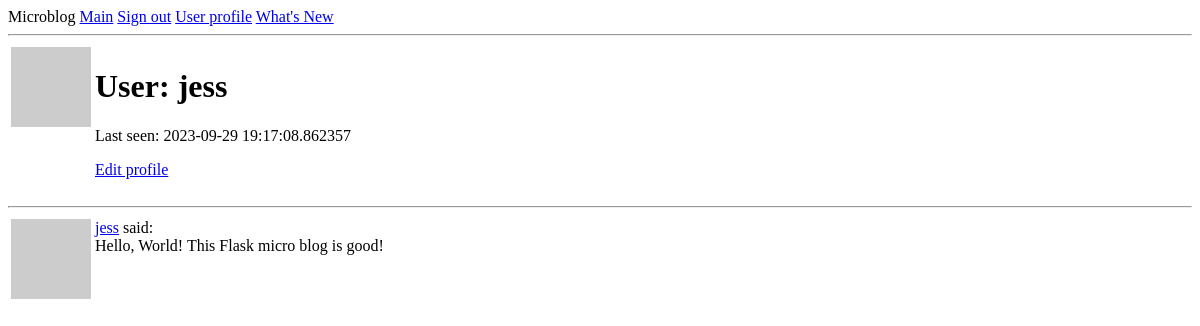
Page /user/jess (signed in) on the earlier database version.
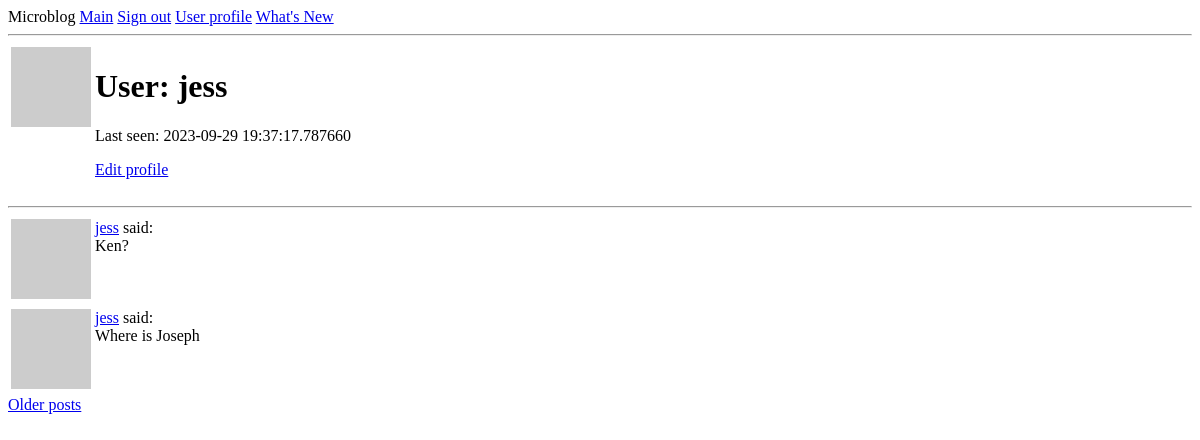
Same page on the later database version.
### app/models.py (models this page shows, shortened)
class User(db.Model, UserMixin):
    id = db.Column(db.Integer, primary_key=True)
    username = db.Column(db.String(64), index = True, unique = True)
    email = db.Column(db.String(120), index = True, unique = True)
    password_hash = db.Column(db.String(128))
    posts = db.relationship('Post', backref='author', lazy='dynamic')
    about_me = db.Column(db.String(140))
    last_seen = db.Column(db.DateTime, default = datetime.utcnow)
    followed = db.relationship(
        'User', secondary = followers,
        primaryjoin = (followers.c.follower_id == id),
        secondaryjoin = (followers.c.followed_id == id),
        backref = db.backref('followers', lazy='dynamic'),
        lazy='dynamic')
    def avatar(self, size):
        digest = md5(self.email.lower().encode('utf-8')).hexdigest()
        return 'https://www.gravatar.com/avatar/{}?d=identicon&s={}'.format(digest, size)

class Post(db.Model):
    id = db.Column(db.Integer, primary_key = True)
    body = db.Column(db.String(140))
    timestamp = db.Column(db.DateTime, index = True, default = datetime.utcnow)
    user_id = db.Column(db.Integer, db.ForeignKey('user.id'))

### app/routes.py (the view)
@app.route('/user/<username>')
@login_required
def user(username):
    user = User.query.filter_by(username=username).first_or_404()
    page = request.args.get('page', 1, type=int)
    posts = user.posts.order_by(Post.timestamp.desc()).paginate(
        page = page,
        per_page = app.config['POSTS_PER_PAGE'],
        error_out = False
    )
    next_url = url_for('user',
                       username = user.username,
                       page=posts.next_num) \
        if posts.has_next else None
    prev_url = url_for('user',
                       username = user.username,
                       page=posts.prev_num) \
        if posts.has_prev else None
    form = EmptyForm()
    return render_template('user.html',
                           user=user,
                           posts=posts.items,
                           next_url=next_url,
                           prev_url=prev_url,
                           form=form)

### app/models.py (called while the page is built)
@login.user_loader
def load_user(id):
    return User.query.get(int(id))

### app/routes.py (called while the page is built)
@app.before_request
def before_request():
    if current_user.is_authenticated:
        current_user.last_seen = datetime.utcnow()
        db.session.commit()

### app/templates/user.html (shortened to what this page needs)
{% extends 'base.html' %}
{% block content %}
    <table>
        <tr valign="top">
            <td><img src="{{ user.avatar(164) }}"></td>
            <td>
                <h1>User: {{ user.username }}</h1>
                {% if user.last_seen %}<p>Last seen: {{ user.last_seen }}</p>{% endif %}
                {% if user == current_user %}
                <p><a href="{{ url_for('edit_profile') }}">Edit profile</a></p>
                {% endif %}
            </td>
        </tr>
    </table>
    <hr>
    {% for post in posts %}
        {% include '_post.html' %}
    {% endfor %}
    {% if next_url %}
    <a href="{{ next_url }}">Older posts</a>
    {% endif %}
{% endblock %}

### app/templates/base.html (shortened to what this page needs)
<!DOCTYPE html>
<html lang="en">
<head>
</head>
<body>
    <div>Microblog
        <a href="{{ url_for('index') }}">Main</a>
        {% if current_user.is_anonymous %}
        <a href="{{ url_for('login') }}">Sign in</a>
        {% else %}
        <a href="{{ url_for('logout') }}">Sign out</a>
        <a href="{{ url_for('user', username=current_user.username) }}">User profile</a>
        {% endif %}
        <a href="{{ url_for('explore')}}">What's New</a>
    </div>
    <hr>
    {% block content %}
    {% endblock %}
</body>
</html>

### app/templates/_post.html
<table>
    <tr valign='top'>
        <td><img src="{{ post.author.avatar(32) }}"></td>
        <td><a href="{{ url_for('user', username=post.author.username) }}">{{ post.author.username }}</a>
            said: <br> {{ post.body }}</td>
    </tr>
</table>

Differences in the rows shown:
no longer on this page (row unchanged): Post: author.username "jess", body "Hello, World! This Flask micro blog is good!"
changed User "jess": last_seen "2023-09-29 19:17:08.862357" → "2023-09-29 19:37:17.787660"
added Post: author.username "jess", body "Ken?"
added Post: author.username "jess", body "Where is Joseph"
Other differences:
text now shown: "Older posts"
